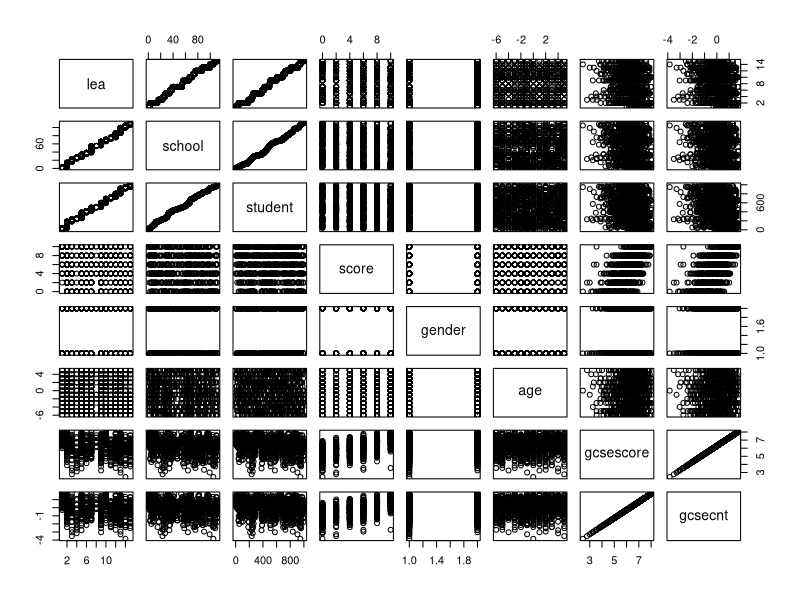
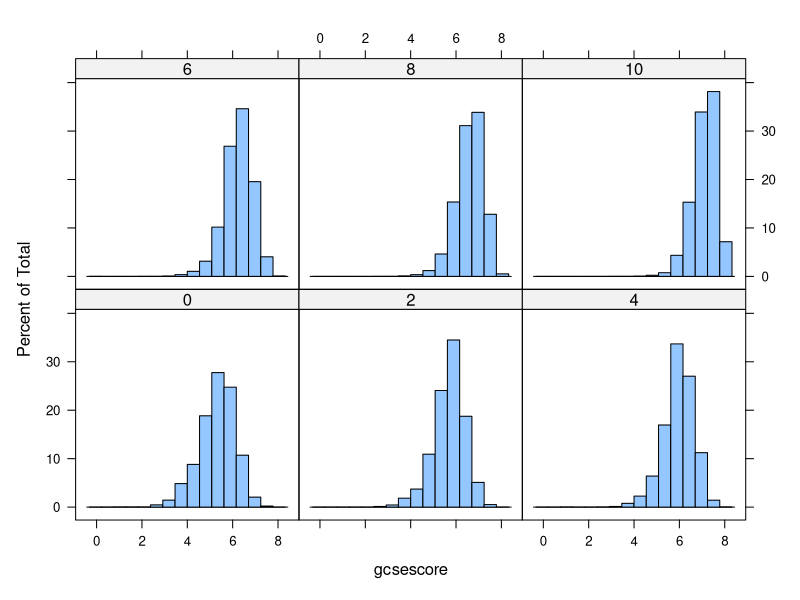
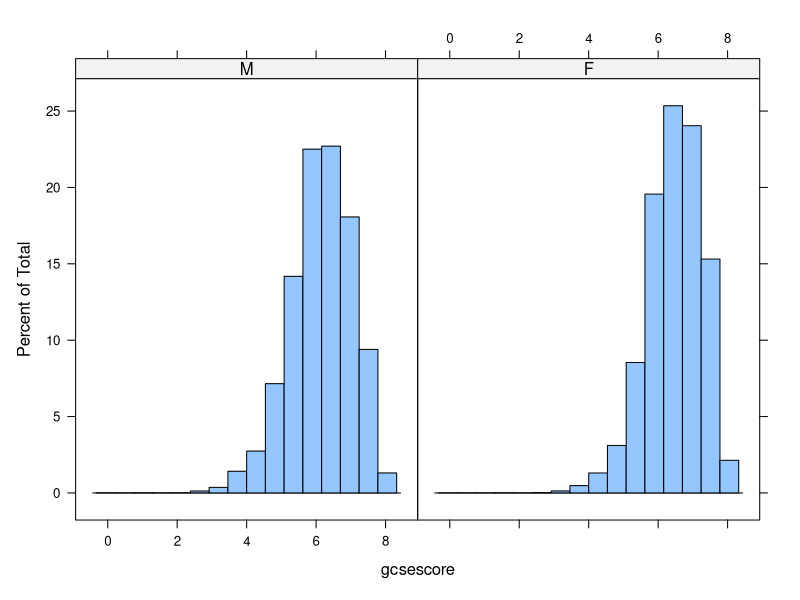
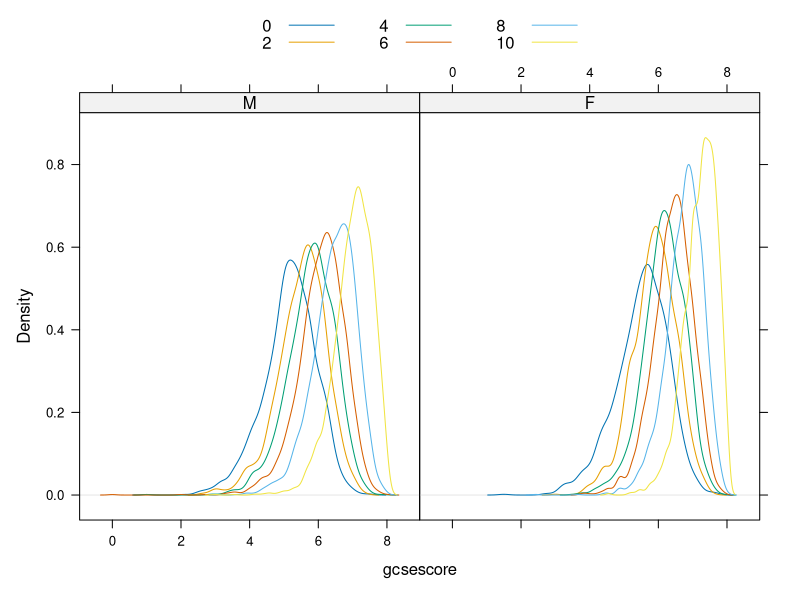
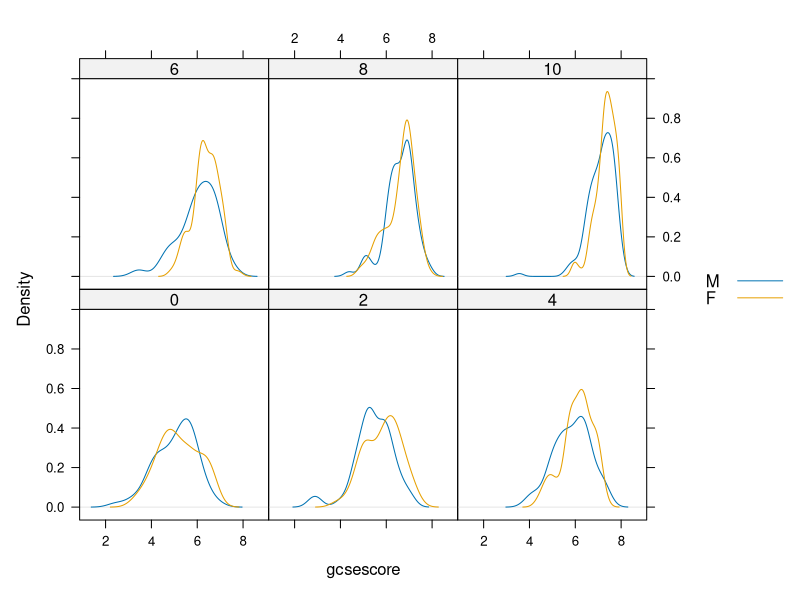
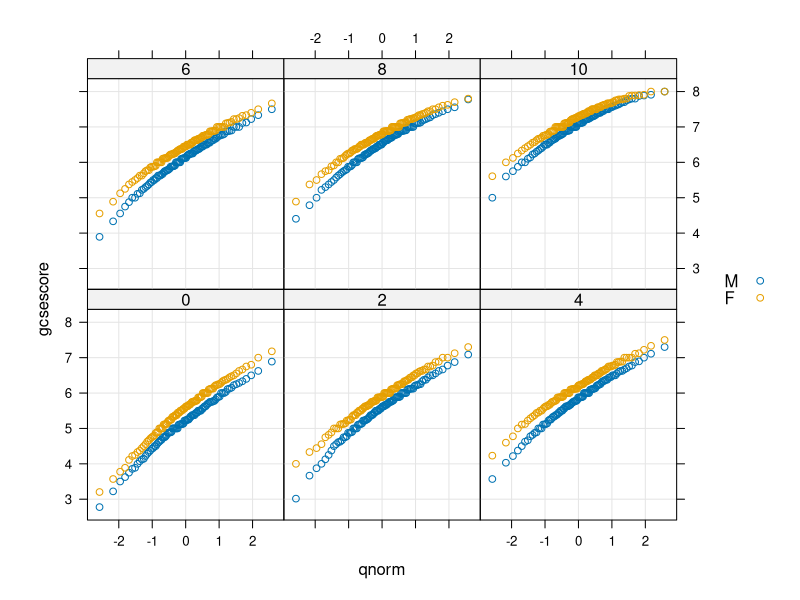
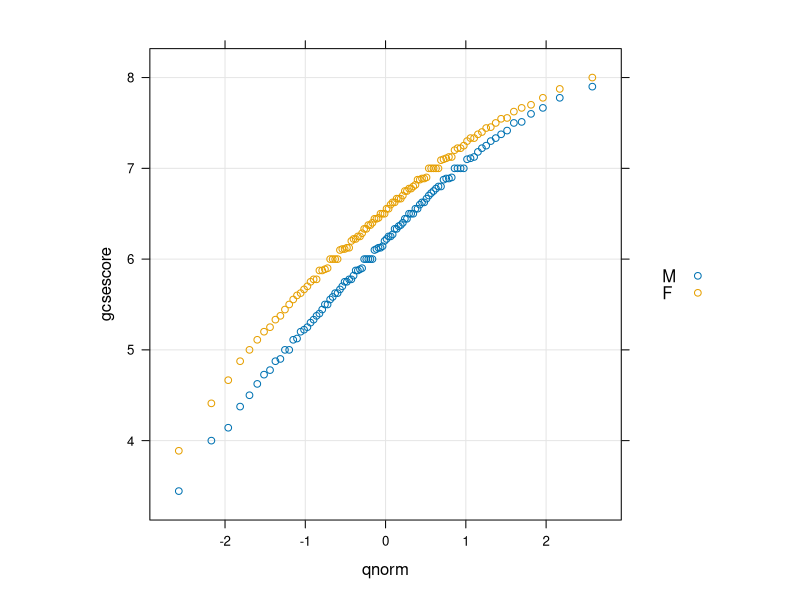
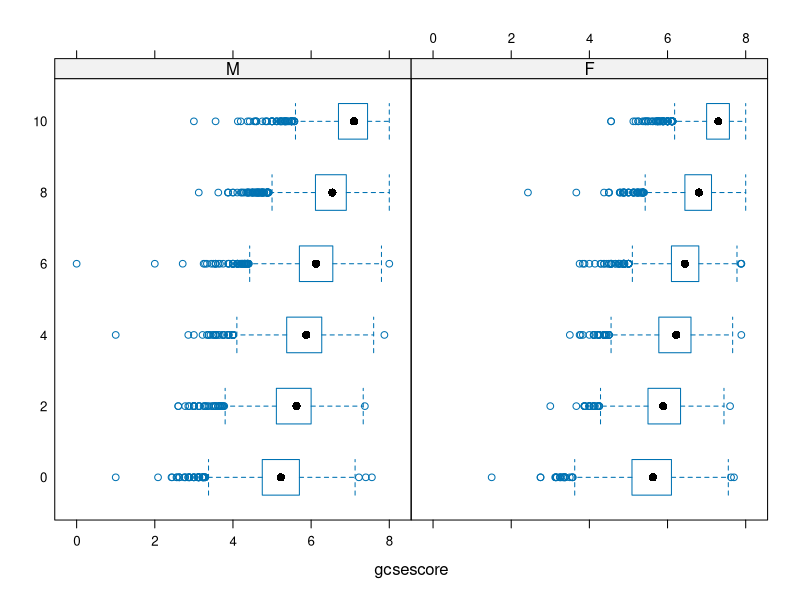

Recreate these plots in R, in order.
library(lattice)
#install.packages("mlmRev")
library("mlmRev")

data(Chem97, package = "mlmRev") 

data <- Chem97[1:1000,]

pairs(data)
xtabs(~ gcsescore + factor(score), data = Chem97) 
histogram(~gcsescore|factor(score), data = Chem97) 
histogram(~gcsescore|gender, data = Chem97) 

densityplot(~  gcsescore|gender,  data  =  Chem97,  groups  =  score,  plot.points  =  FALSE,  ref  = 
              TRUE, auto.key = list(columns = 3)) 

densityplot(~  gcsescore|factor(score),  data  =  data,  groups  = gender ,  plot.points  =  FALSE,  ref  = 
              TRUE, auto.key = list(columns = 1)) 


qqmath(~ gcsescore | factor(score), Chem97, groups = gender, f.value = ppoints(100), auto.key = TRUE, type = c("p", "g"), aspect = "xy") 

qqmath(score ~ gcsescore, Chem97, groups = gender, f.value = ppoints(100), auto.key = TRUE, type = c("p", "g"), aspect = 1) 

bwplot(factor(score) ~ gcsescore | gender, Chem97) 

data(Earthquake, package = "nlme") 

xyplot(accel ~ distance, data = Earthquake) 
